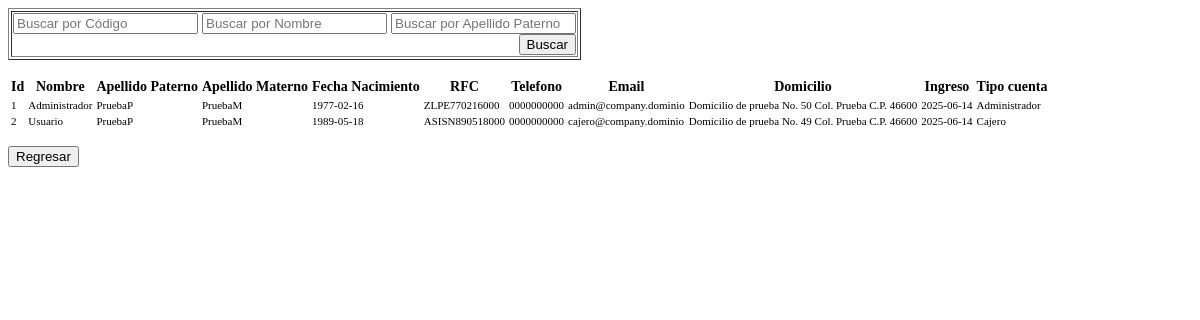
Before: /forms/form_list_usuarios.php with the older database file.
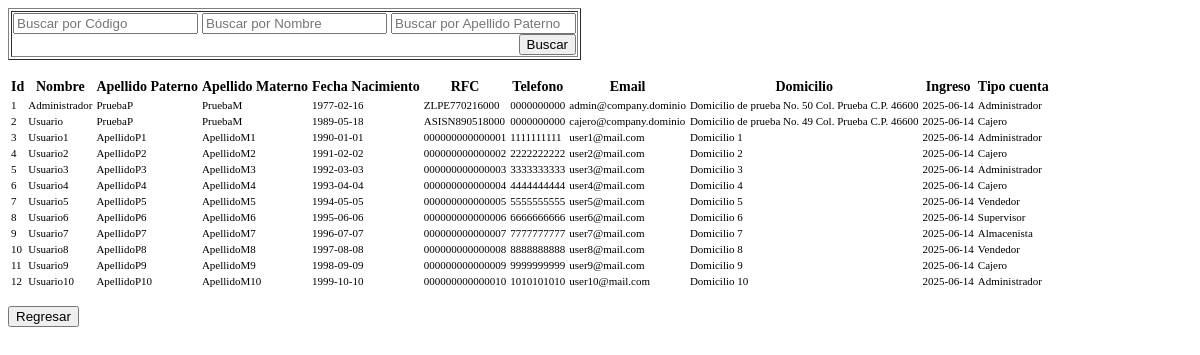
After: the same page with the newer database file.
### tables this page shows
CREATE TABLE `Usuario` (
  `Id_Usuario` int AUTO_INCREMENT PRIMARY KEY,
  `Id_Tipo` int,
  `Rfc` varchar(16),
  `Nombre` varchar(30) NOT NULL,
  `A_paterno` varchar(30),
  `A_Materno` varchar(30),
  `Fecha_Registro` date DEFAULT NULL,
  `Fecha_Nacimiento` date DEFAULT NULL,
  `Telefono` varchar(12) NOT NULL,
  `Email` varchar(30) NOT NULL,
  `Domicilio` varchar(50),
   FOREIGN KEY (Id_Tipo) REFERENCES Tipo_Usuario(Usuario_id) ON DELETE CASCADE
);

CREATE TABLE `Tipo_Usuario` (
  `Usuario_id` int AUTO_INCREMENT NOT NULL PRIMARY KEY,
   `Usuario` varchar(20) NOT NULL,
  `Pasword` varchar(50) NOT NULL,
  `Puesto` varchar(20) NOT NULL
);

### clases/connection.php (called while the page is built)
<?php
class DB {
   private $server;
   private $host;
   private $db;
   private $user;
   private $psw;
   private $charset;
   public function __construct() {
      $this-> server  = 'mysql';
      $this-> host   = 'localhost';
      $this-> db     = 'comerciored';
      $this-> user   = 'root';
      $this-> psw    = '';
      $this-> charset= 'utf8mb4';
   }
   function connect() {
      try{
         $conexion = $this->server.':host='.$this->host.'; dbname='.$this->db.'; chartset='.$this->charset;
         $options = [
            PDO::ATTR_ERRMODE          => PDO::ERRMODE_EXCEPTION,
            PDO::ATTR_EMULATE_PREPARES => false,
         ];
         $pdo = new PDO($conexion, $this->user, $this->psw, $options);
         return $pdo;
      }catch(PDOException $e){
         print_r('Error de conexion: ' . $e->getMessage());
      }
   }
 }
?>

### clases/usuario.php (called while the page is built, shortened)
<?php
include_once 'connection.php';
class Usuario extends DB {
	public function listar(){
		$query = $this->connect()->prepare('SELECT * FROM usuario INNER JOIN tipo_usuario WHERE usuario.Id_Tipo = tipo_usuario.Usuario_id');
		$query->execute();
		return $query->fetchAll(PDO::FETCH_ASSOC);
	}
}
?>

### forms/form_list_usuarios.php (the view, shortened to what the changed rows need)
<?php
$filtro1 = $_POST['FiltarId'];
$filtro2 = $_POST['FiltarNom'];
$filtro3 = $_POST['FiltarPater'];
$filtro4 = $_POST['FiltarMater'];
$filtro5 = $_POST['FiltarFechaR'];
$filtro6 = $_POST['FiltarFechaN'];
?>
                  <div id="listado">
                 <form method="post" action="" name="frm_listUsuarios" id="frm_listUsuarios" style="width: auto; height: auto;">
                     <?php
  include_once 'clases/usuario.php';
  $user2 = new Usuario();
  $usuarios = $user2->listar();
  if($usuarios){
    echo "
     <div style='width: 100%; overflow-x: auto;'>
      <table class='table table-bordered border-primary table-hover tabla-usuarios'><thead>
      <tr>
        <th style='text-align:center'>Id</th>
        <th style='text-align:center'>Nombre</th>
        <th style='text-align:center'>Apellido Paterno</th>
        <th style='text-align:center'>Apellido Materno</th>
        <th style='text-align:center'>Fecha Nacimiento</th>
        <th style='text-align:center'>RFC</th>
        <th style='text-align:center'>Telefono</th>
        <th style='text-align:center'>Email</th>
        <th style='text-align:center'>Domicilio</th>
        <th style='text-align:center'>Ingreso</th>
        <th style='text-align:center'>Tipo cuenta</th>
      </tr></thead>";
      if($filtro1 || $filtro2 || $filtro3 || $filtro4 || $filtro5 || $filtro6){
        foreach ($usuarios as $user2) {
          if($filtro1 == $user2['Id_Usuario'] || $filtro2 == $user2['Nombre'] || $filtro3 == $user2['A_paterno'] || $filtro4 == $user2['A_Materno'] || $filtro5 == $user2['Fecha_Registro'] || $filtro6 == $user2['Fecha_Nacimiento']){
            echo "<tr>
            <td>".$user2['Id_Usuario']."</td>
            <td>".$user2['Nombre']."</td>
            <td>".$user2['A_paterno']."</td>
            <td>".$user2['A_Materno']."</td>
            <td>".$user2['Fecha_Nacimiento']."</td>
             <td>".$user2['Rfc']."</td>
            <td>".$user2['Telefono']."</td>
             <td>".$user2['Email']."</td>
            <td>".$user2['Domicilio']."</td>
            <td>".$user2['Fecha_Registro']."</td>
            <td>".$user2['Puesto']."</td>
            </tr>";
          }
        }
      }else{
          foreach ($usuarios as $user2) {
           echo "<tr>
            <td>".$user2['Id_Usuario']."</td>
            <td>".$user2['Nombre']."</td>
            <td>".$user2['A_paterno']."</td>
            <td>".$user2['A_Materno']."</td>
            <td>".$user2['Fecha_Nacimiento']."</td>
             <td>".$user2['Rfc']."</td>
            <td>".$user2['Telefono']."</td>
             <td>".$user2['Email']."</td>
            <td>".$user2['Domicilio']."</td>
            <td>".$user2['Fecha_Registro']."</td>
            <td>".$user2['Puesto']."</td>
            </tr>";
        }
      }
    echo "</table> </div>";
  }
  else{
    echo " <p>No hay Usuarios registrados en la base de datos</p>";
  }
?>
           </form></div>

Changed rows visible on the page:
added usuario: Id_Usuario "3", Nombre "Usuario1", A_paterno "ApellidoP1", A_Materno "ApellidoM1", Fecha_Nacimiento "1990-01-01", Rfc "000000000000001", Telefono "1111111111", Email "user1@mail.com", Domicilio "Domicilio 1", Fecha_Registro "2025-06-14", Id_Tipo.Puesto "Administrador"
added usuario: Id_Usuario "4", Nombre "Usuario2", A_paterno "ApellidoP2", A_Materno "ApellidoM2", Fecha_Nacimiento "1991-02-02", Rfc "000000000000002", Telefono "2222222222", Email "user2@mail.com", Domicilio "Domicilio 2", Fecha_Registro "2025-06-14", Id_Tipo.Puesto "Cajero"
added usuario: Id_Usuario "5", Nombre "Usuario3", A_paterno "ApellidoP3", A_Materno "ApellidoM3", Fecha_Nacimiento "1992-03-03", Rfc "000000000000003", Telefono "3333333333", Email "user3@mail.com", Domicilio "Domicilio 3", Fecha_Registro "2025-06-14", Id_Tipo.Puesto "Administrador"
added usuario: Id_Usuario "6", Nombre "Usuario4", A_paterno "ApellidoP4", A_Materno "ApellidoM4", Fecha_Nacimiento "1993-04-04", Rfc "000000000000004", Telefono "4444444444", Email "user4@mail.com", Domicilio "Domicilio 4", Fecha_Registro "2025-06-14", Id_Tipo.Puesto "Cajero"
added usuario: Id_Usuario "7", Nombre "Usuario5", A_paterno "ApellidoP5", A_Materno "ApellidoM5", Fecha_Nacimiento "1994-05-05", Rfc "000000000000005", Telefono "5555555555", Email "user5@mail.com", Domicilio "Domicilio 5", Fecha_Registro "2025-06-14", Id_Tipo.Puesto "Vendedor"
added usuario: Id_Usuario "8", Nombre "Usuario6", A_paterno "ApellidoP6", A_Materno "ApellidoM6", Fecha_Nacimiento "1995-06-06", Rfc "000000000000006", Telefono "6666666666", Email "user6@mail.com", Domicilio "Domicilio 6", Fecha_Registro "2025-06-14", Id_Tipo.Puesto "Supervisor"
added usuario: Id_Usuario "9", Nombre "Usuario7", A_paterno "ApellidoP7", A_Materno "ApellidoM7", Fecha_Nacimiento "1996-07-07", Rfc "000000000000007", Telefono "7777777777", Email "user7@mail.com", Domicilio "Domicilio 7", Fecha_Registro "2025-06-14", Id_Tipo.Puesto "Almacenista"
added usuario: Id_Usuario "10", Nombre "Usuario8", A_paterno "ApellidoP8", A_Materno "ApellidoM8", Fecha_Nacimiento "1997-08-08", Rfc "000000000000008", Telefono "8888888888", Email "user8@mail.com", Domicilio "Domicilio 8", Fecha_Registro "2025-06-14", Id_Tipo.Puesto "Vendedor"
added usuario: Id_Usuario "11", Nombre "Usuario9", A_paterno "ApellidoP9", A_Materno "ApellidoM9", Fecha_Nacimiento "1998-09-09", Rfc "000000000000009", Telefono "9999999999", Email "user9@mail.com", Domicilio "Domicilio 9", Fecha_Registro "2025-06-14", Id_Tipo.Puesto "Cajero"
added usuario: Id_Usuario "12", Nombre "Usuario10", A_paterno "ApellidoP10", A_Materno "ApellidoM10", Fecha_Nacimiento "1999-10-10", Rfc "000000000000010", Telefono "1010101010", Email "user10@mail.com", Domicilio "Domicilio 10", Fecha_Registro "2025-06-14", Id_Tipo.Puesto "Administrador"
